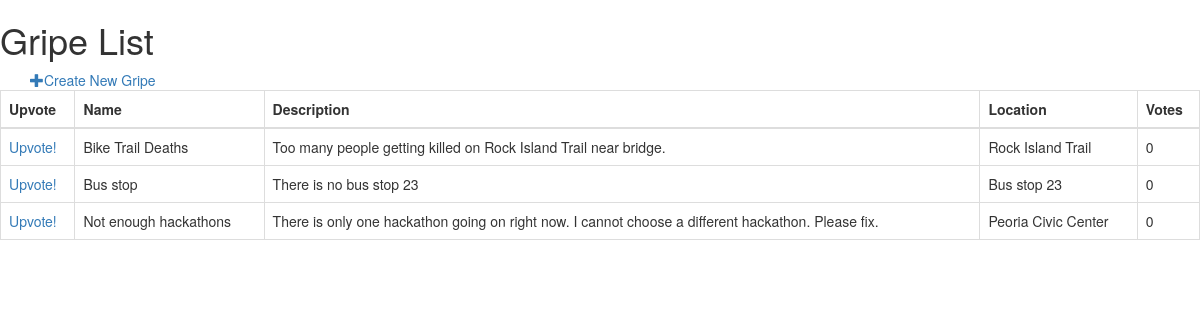
Page /peoria/gripe/ on the earlier database version.
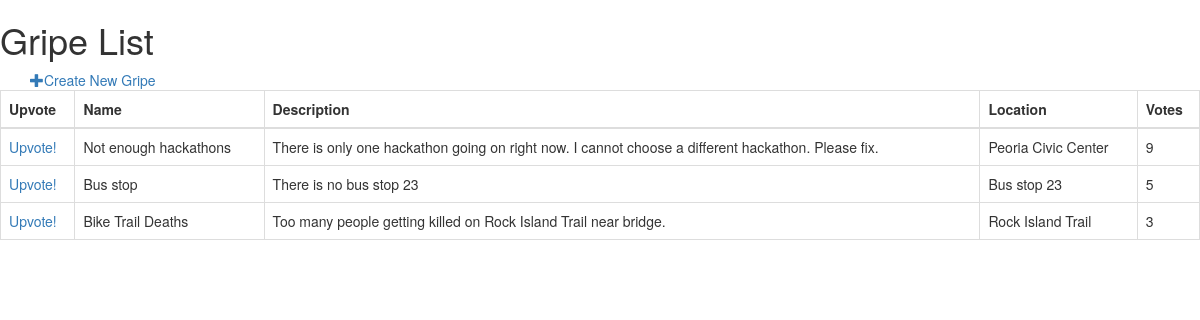
Same page on the later database version.
### peoria/models.py (models this page shows, shortened)
class Gripe(models.Model):
    name = models.CharField(max_length=100)
    location = models.CharField(max_length=100)
    description = models.TextField()
    votes = models.IntegerField(default=0)
    class Meta:
        ordering = ['-votes']

### peoria/views.py (the view)
class GripeList(generic.ListView):
    template_name = 'peoria/gripe-list.html'
    context_object_name = 'gripe_list'
    def get_queryset(self):
        return Gripe.objects.all()

### peoria/templates/peoria/gripe-list.html
{% extends 'peoria/base.html' %}
{%  block body %}
    <h1>Gripe List</h1>
<div class="container">
        <a href="{% url 'peoria:gripe-create' %}">
        <span class="glyphicon glyphicon-plus"></span>Create New Gripe
    </a>
</div>
    <table class="table table-bordered">
        <thead>
            <tr>
                <th>Upvote</th>
                <th>Name</th>
                <th>Description</th>
                <th>Location</th>
                <th>Votes</th>
            </tr>
        </thead>
        <tbody>
            {% for gripe in gripe_list %}
                <tr>
                    <td>
<a href = "{%  url 'peoria:gripe-upvote' gripe.pk %}">Upvote!</a>
                    </td>
                    <td>{{ gripe.name }}</td>
                    <td>{{ gripe.description }}</td>
                    <td>{{ gripe.location }}</td>
                    <td>{{ gripe.votes }}</td>
                </tr>
            {% endfor %}
        </tbody>
    </table>
{% endblock %}

### peoria/templates/peoria/base.html (shortened to what this page needs)
<!DOCTYPE html>
<html lang="en">
<head>
    {% load static %}
    <link rel="stylesheet" href="https://maxcdn.bootstrapcdn.com/bootstrap/3.3.7/css/bootstrap.min.css">
</head>
<body>
{% block body %}
{% endblock %}
</body>

Differences in the rows shown:
changed Gripe "Not enough hackathons": votes "0" → "9"; moves up the list
changed Gripe "Bus stop": votes "0" → "5"; moves down the list
changed Gripe "Bike Trail Deaths": votes "0" → "3"
